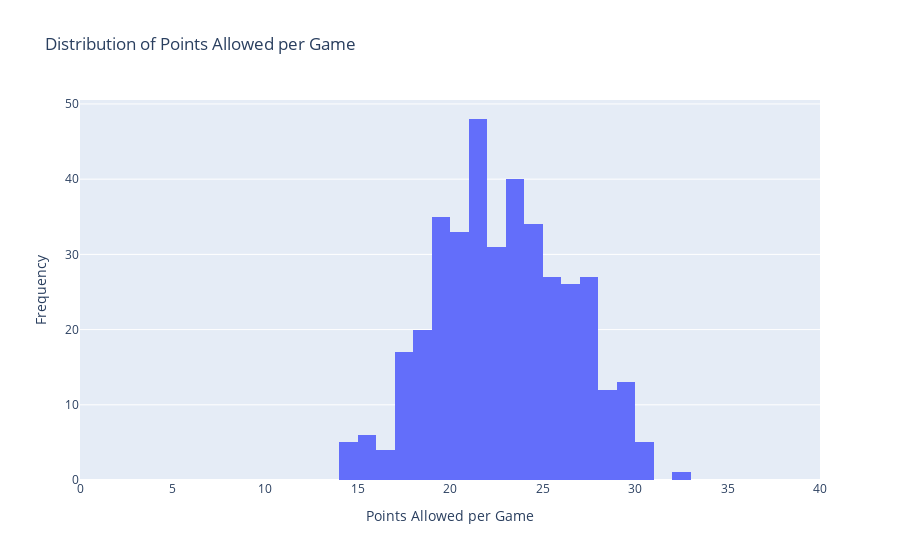

The notebook cell saved with this chart:
### Code cell
fig = px.histogram(nfl_team_stats, x='PointallowedperG', nbins=20, title='Distribution of Points Allowed per Game')
fig.update_xaxes(range=[0, 40])
fig.update_layout(xaxis_title='Points Allowed per Game', yaxis_title='Frequency')
fig.show()

### Figure 1 — Plotly figure (JSON) as saved in the notebook; plotly's stock layout.template omitted (floating-point values rounded to 4 significant figures; data arrays with more than 128 entries replaced by an {"elided": "..."} marker saying what was removed)
{"data": [{"alignmentgroup": "True", "bingroup": "x", "hovertemplate": "PointallowedperG=%{x}<br>count=%{y}<extra></extra>", "legendgroup": "", "marker": {"color": "#636efa", "pattern": {"shape": ""}}, "name": "", "nbinsx": 20, "offsetgroup": "", "orientation": "v", "showlegend": false, "type": "histogram", "x": {"elided": "384 float values"}, "xaxis": "x", "yaxis": "y"}], "layout": {"barmode": "relative", "legend": {"tracegroupgap": 0}, "title": {"text": "Distribution of Points Allowed per Game"}, "xaxis": {"anchor": "y", "domain": [0, 1], "range": [0, 40], "title": {"text": "Points Allowed per Game"}}, "yaxis": {"anchor": "x", "domain": [0, 1], "title": {"text": "Frequency"}}}}
